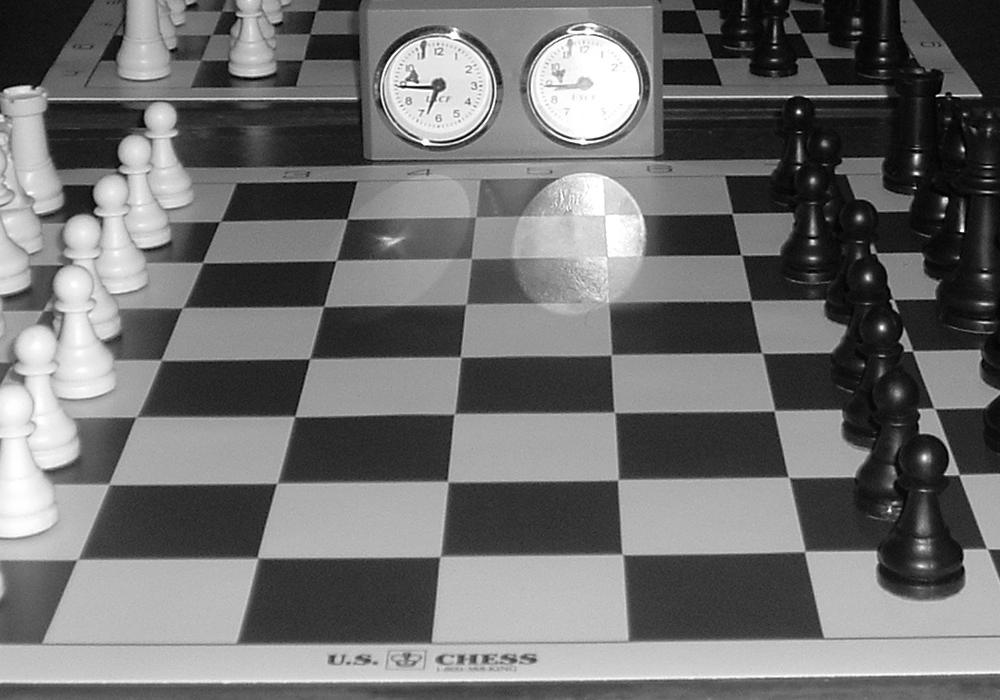
#> input picture 06Segm1/images/chess.jpg, 1000 x 700 px
$ python hough_lines_demo.py
#> lines starting #> are read from the running program, lines starting #| are printed output that depends on the picture
"""
Demo showing the useage of hough_lines.

the python codes by Holdlen2DH 2017-12-13 holdlen2dh@126.com
"""
import os
import numpy as np
from PIL import Image
import matplotlib.pyplot as plt
import matplotlib.lines as lines

import cv2

current_dir = os.path.dirname(os.path.realpath(__file__))
output_dir = current_dir + "/output_images"

# read image via opencv
img = cv2.imread(current_dir + "/images/chess.jpg")
#> img is the input picture: shape (700, 1000, 3); min 0, max 255, mean 112.1
img = cv2.GaussianBlur(img,(3,3),0)
img_cv_edge = cv2.Canny(img, 0.02, 2.5)
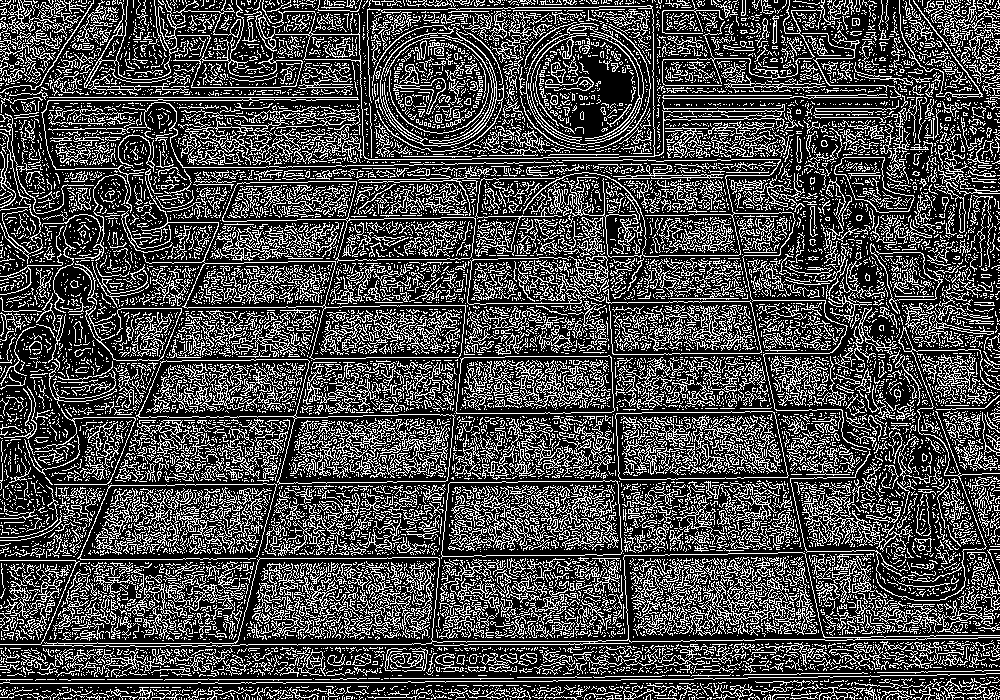
#> img_cv_edge: shape (700, 1000); 28.7% white in thin lines or dots
img_edge = cv2.bitwise_and(img, img, img_cv_edge)


plt.figure()
plt.imshow(img, cmap = "gray")
plt.title("Original image")
plt.savefig(output_dir + "/hough_input.jpg")

plt.figure()
cv2.imshow('Canny', img_edge)
cv2.waitKey(0)
plt.imshow(img_edge)
plt.title("Canny edges")
plt.savefig(output_dir + "/hough_edges.jpg")
